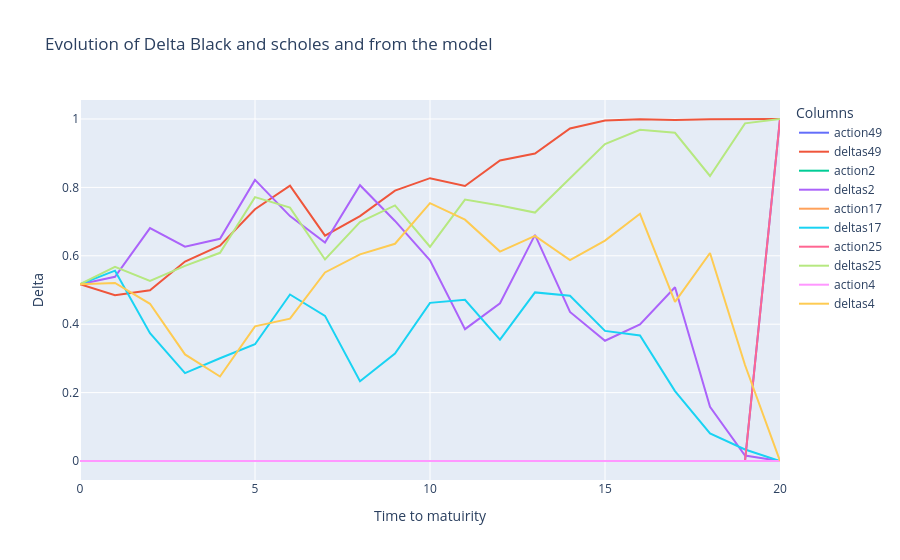

The notebook cell saved with this chart:
### Code cell
fig = go.Figure()
# Add traces for each column
for column in actions.columns[values]:
    fig.add_trace(go.Scatter(x=actions.index, y=actions[column], mode='lines', name=f"action{column}"))
    fig.add_trace(go.Scatter(x=deltas.index, y=deltas[column], mode='lines', name=f"deltas{column}"))

# Update layout
fig.update_layout(
    title='Evolution of Delta Black and scholes and from the model',
    xaxis_title='Time to matuirity',
    yaxis_title='Delta',
    template='plotly',
    legend=dict(title='Columns'),
)

# Show the plot
fig.show()

### Figure 1 — Plotly figure (JSON) as saved in the notebook; plotly's stock layout.template omitted (floating-point values rounded to 4 significant figures)
{"data": [{"mode": "lines", "name": "action49", "type": "scatter", "x": [0, 1, 2, 3, 4, 5, 6, 7, 8, 9, 10, 11, 12, 13, 14, 15, 16, 17, 18, 19, 20], "y": [5.11e-08, 5.538e-08, 4.826e-08, 3.698e-08, 3.252e-08, 2.295e-08, 1.81e-08, 3.252e-08, 2.814e-08, 2.273e-08, 2.094e-08, 2.44e-08, 1.944e-08, 1.929e-08, 1.253e-08, 8.456e-09, 7.617e-09, 1.295e-08, 1.489e-08, 1.088e-08, 1]}, {"mode": "lines", "name": "deltas49", "type": "scatter", "x": [0, 1, 2, 3, 4, 5, 6, 7, 8, 9, 10, 11, 12, 13, 14, 15, 16, 17, 18, 19, 20], "y": [0.5169, 0.4848, 0.4992, 0.5832, 0.6293, 0.7362, 0.805, 0.6591, 0.7159, 0.7905, 0.8269, 0.804, 0.8787, 0.8992, 0.9725, 0.9957, 0.9991, 0.997, 0.9991, 1.0, 1]}, {"mode": "lines", "name": "action2", "type": "scatter", "x": [0, 1, 2, 3, 4, 5, 6, 7, 8, 9, 10, 11, 12, 13, 14, 15, 16, 17, 18, 19, 20], "y": [5.11e-08, 4.514e-08, 2.529e-08, 3.184e-08, 3.032e-08, 1.579e-08, 2.583e-08, 3.466e-08, 2.014e-08, 3.074e-08, 4.394e-08, 7.303e-08, 6.173e-08, 4.065e-08, 6.629e-08, 7.769e-08, 7.105e-08, 6.098e-08, 9.726e-08, 1.234e-07, 0]}, {"mode": "lines", "name": "deltas2", "type": "scatter", "x": [0, 1, 2, 3, 4, 5, 6, 7, 8, 9, 10, 11, 12, 13, 14, 15, 16, 17, 18, 19, 20], "y": [0.5169, 0.5386, 0.6808, 0.6268, 0.6497, 0.822, 0.7161, 0.6387, 0.8064, 0.7019, 0.5871, 0.3856, 0.4612, 0.6612, 0.4359, 0.3516, 0.3996, 0.5081, 0.1582, 0.01595, 0]}, {"mode": "lines", "name": "action17", "type": "scatter", "x": [0, 1, 2, 3, 4, 5, 6, 7, 8, 9, 10, 11, 12, 13, 14, 15, 16, 17, 18, 19, 20], "y": [5.11e-08, 4.211e-08, 7.688e-08, 1.105e-07, 9.397e-08, 8.194e-08, 5.316e-08, 6.444e-08, 1.144e-07, 8.838e-08, 6.01e-08, 5.953e-08, 7.856e-08, 5.845e-08, 6.053e-08, 7.368e-08, 7.494e-08, 9.6e-08, 1.155e-07, 1.122e-07, 0]}, {"mode": "lines", "name": "deltas17", "type": "scatter", "x": [0, 1, 2, 3, 4, 5, 6, 7, 8, 9, 10, 11, 12, 13, 14, 15, 16, 17, 18, 19, 20], "y": [0.5169, 0.5566, 0.3735, 0.2569, 0.3004, 0.3414, 0.4868, 0.4243, 0.2334, 0.314, 0.4624, 0.4716, 0.3547, 0.4929, 0.483, 0.3804, 0.3669, 0.2045, 0.08062, 0.03371, 0]}, {"mode": "lines", "name": "action25", "type": "scatter", "x": [0, 1, 2, 3, 4, 5, 6, 7, 8, 9, 10, 11, 12, 13, 14, 15, 16, 17, 18, 19, 20], "y": [5.11e-08, 4.036e-08, 4.373e-08, 3.859e-08, 3.485e-08, 1.988e-08, 2.356e-08, 4.023e-08, 2.981e-08, 2.654e-08, 3.964e-08, 2.788e-08, 3.103e-08, 3.468e-08, 2.799e-08, 2.085e-08, 1.813e-08, 2.319e-08, 4.057e-08, 3.117e-08, 1]}, {"mode": "lines", "name": "deltas25", "type": "scatter", "x": [0, 1, 2, 3, 4, 5, 6, 7, 8, 9, 10, 11, 12, 13, 14, 15, 16, 17, 18, 19, 20], "y": [0.5169, 0.5675, 0.5264, 0.5704, 0.6088, 0.7716, 0.7409, 0.5893, 0.6983, 0.7473, 0.6264, 0.7644, 0.7474, 0.7265, 0.8266, 0.9266, 0.9683, 0.9597, 0.8335, 0.9872, 1]}, {"mode": "lines", "name": "action4", "type": "scatter", "x": [0, 1, 2, 3, 4, 5, 6, 7, 8, 9, 10, 11, 12, 13, 14, 15, 16, 17, 18, 19, 20], "y": [5.11e-08, 4.832e-08, 5.581e-08, 9.052e-08, 1.139e-07, 6.948e-08, 6.539e-08, 4.493e-08, 3.963e-08, 3.743e-08, 2.731e-08, 3.322e-08, 4.387e-08, 4.092e-08, 4.938e-08, 4.586e-08, 4.166e-08, 6.464e-08, 5.549e-08, 7.648e-08, 0]}, {"mode": "lines", "name": "deltas4", "type": "scatter", "x": [0, 1, 2, 3, 4, 5, 6, 7, 8, 9, 10, 11, 12, 13, 14, 15, 16, 17, 18, 19, 20], "y": [0.5169, 0.5208, 0.4597, 0.3117, 0.2471, 0.3938, 0.4163, 0.5513, 0.6041, 0.6352, 0.754, 0.7056, 0.6125, 0.6583, 0.5877, 0.6444, 0.7227, 0.4653, 0.6081, 0.2806, 0]}], "layout": {"legend": {"title": {"text": "Columns"}}, "title": {"text": "Evolution of Delta Black and scholes and from the model"}, "xaxis": {"title": {"text": "Time to matuirity"}}, "yaxis": {"title": {"text": "Delta"}}}}
